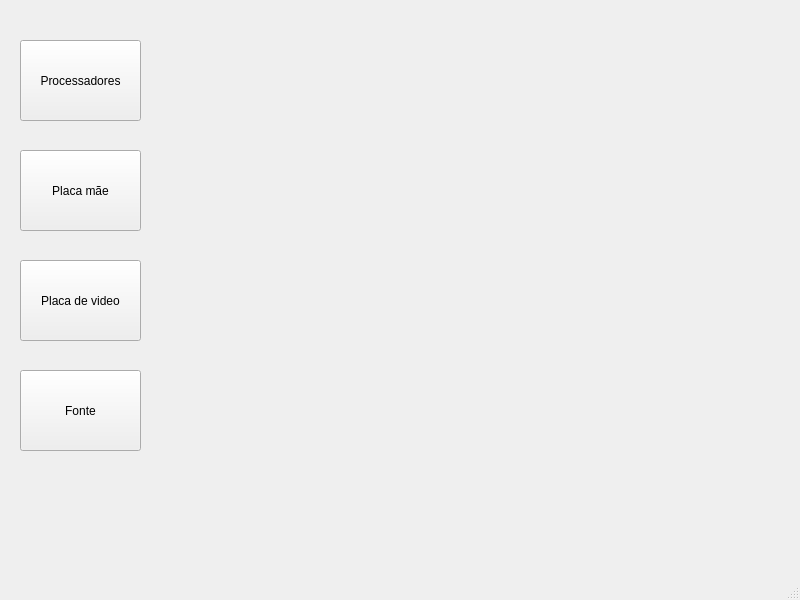
<?xml version="1.0" encoding="UTF-8"?>
<ui version="4.0">
 <class>MainWindow</class>
 <widget class="QMainWindow" name="MainWindow">
  <property name="geometry">
   <rect>
    <x>0</x>
    <y>0</y>
    <width>800</width>
    <height>600</height>
   </rect>
  </property>
  <property name="windowTitle">
   <string>MainWindow</string>
  </property>
  <widget class="QWidget" name="centralwidget">
   <widget class="QPushButton" name="cpu_menu">
    <property name="geometry">
     <rect>
      <x>20</x>
      <y>40</y>
      <width>121</width>
      <height>81</height>
     </rect>
    </property>
    <property name="text">
     <string>Processadores</string>
    </property>
   </widget>
   <widget class="QPushButton" name="placa_mae_menu">
    <property name="geometry">
     <rect>
      <x>20</x>
      <y>150</y>
      <width>121</width>
      <height>81</height>
     </rect>
    </property>
    <property name="text">
     <string>Placa mãe</string>
    </property>
   </widget>
   <widget class="QPushButton" name="gpu_menu">
    <property name="geometry">
     <rect>
      <x>20</x>
      <y>260</y>
      <width>121</width>
      <height>81</height>
     </rect>
    </property>
    <property name="text">
     <string>Placa de video</string>
    </property>
   </widget>
   <widget class="QPushButton" name="fonte_menu">
    <property name="geometry">
     <rect>
      <x>20</x>
      <y>370</y>
      <width>121</width>
      <height>81</height>
     </rect>
    </property>
    <property name="text">
     <string>Fonte</string>
    </property>
   </widget>
  </widget>
  <widget class="QMenuBar" name="menubar">
   <property name="geometry">
    <rect>
     <x>0</x>
     <y>0</y>
     <width>800</width>
     <height>22</height>
    </rect>
   </property>
  </widget>
  <widget class="QStatusBar" name="statusbar"/>
 </widget>
 <resources/>
 <connections/>
</ui>
